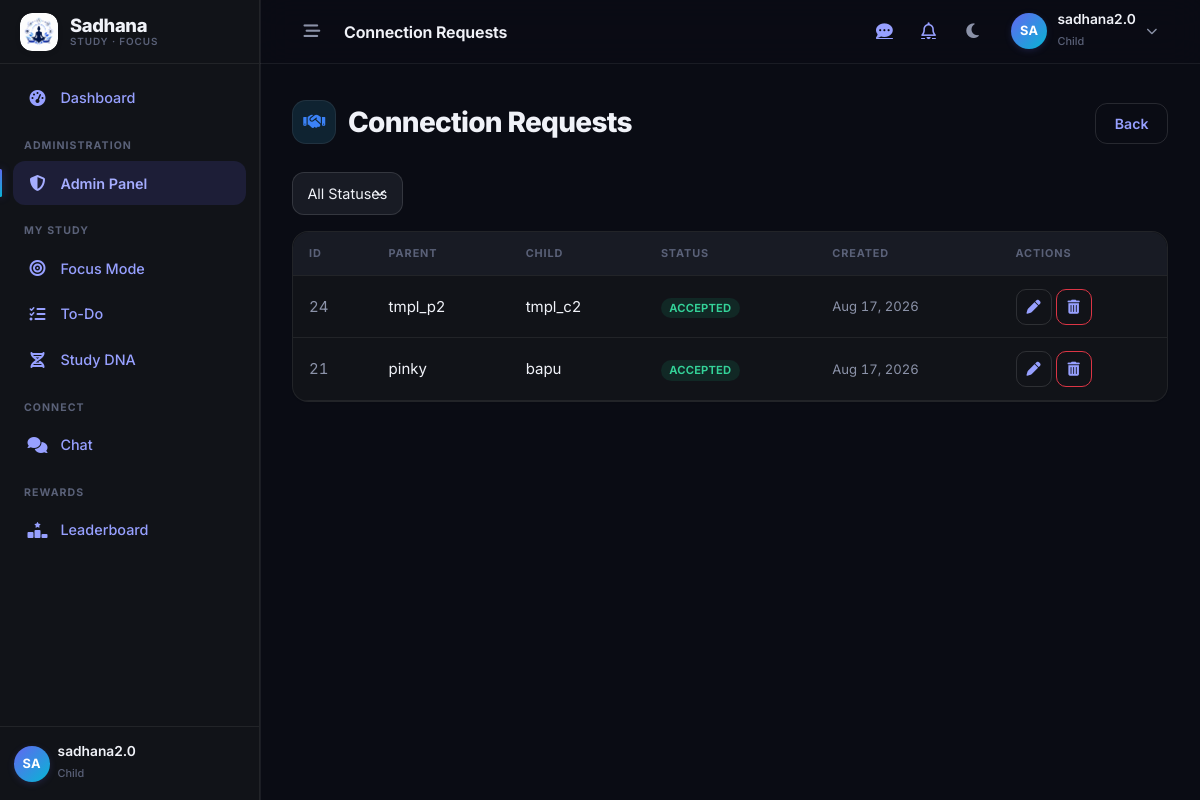
/admin-panel/connections/ (signed in), run on the app's committed database.
### users/models.py (models this page shows, shortened)
class User(AbstractUser):
    ROLE_CHOICES = (
        ('PARENT', 'Parent'),
        ('CHILD', 'Child'),
        ('ADMIN', 'Admin'),
    )
    role = models.CharField(max_length=10, choices=ROLE_CHOICES, default='CHILD')
    child_id = models.CharField(max_length=20, unique=True, blank=True, null=True)

### relationships/models.py (models this page shows, shortened)
class ConnectionRequest(models.Model):
    STATUS_CHOICES = (
        ('PENDING', 'Pending'),
        ('ACCEPTED', 'Accepted'),
        ('REJECTED', 'Rejected'),
    )
    parent = models.ForeignKey(settings.AUTH_USER_MODEL, on_delete=models.CASCADE, related_name='sent_requests')
    child = models.ForeignKey(settings.AUTH_USER_MODEL, on_delete=models.CASCADE, related_name='received_requests')
    status = models.CharField(max_length=10, choices=STATUS_CHOICES, default='PENDING')
    created_at = models.DateTimeField(auto_now_add=True)
    class Meta:
        unique_together = ('parent', 'child')

### admin_panel/views.py (the view)
# urls.py: path('connections/', views.list_connections, name='admin_list_connections'),
@user_passes_test(is_admin, login_url='login')
def list_connections(request):
    status_filter = request.GET.get('status', '')
    connections = ConnectionRequest.objects.select_related('parent', 'child').all().order_by('-created_at')
    if status_filter:
        connections = connections.filter(status=status_filter)
    paginator = Paginator(connections, 20)
    page = paginator.get_page(request.GET.get('page'))
    return render(request, 'admin_panel/connection_list.html', {'connections': page, 'status_filter': status_filter})

### admin_panel/views.py (called while the page is built)
def is_admin(user):
    return user.is_authenticated and (user.is_staff or user.role == 'ADMIN')

### templates/admin_panel/connection_list.html (shortened to what this page needs)
{% extends 'base.html' %}
{% block topbar_title %}Connection Requests{% endblock %}
{% block content %}
<div class="sd-page-header">
    <div>
        <h2 class="sd-page-title"><span class="sd-title-icon" style="background:rgba(56,189,248,.13);color:var(--sd-info);"><i class="fa-solid fa-handshake"></i></span> Connection Requests</h2>
    </div>
    <div class="sd-page-actions">
        <a href="{% url 'admin_dashboard' %}" class="btn btn-outline-secondary">Back</a>
    </div>
</div>
<form method="get" class="row g-2 mb-3">
    <div class="col-auto">
        <select name="status" class="form-select form-select-sm" onchange="this.form.submit()">
            <option value="">All Statuses</option>
        </select>
    </div>
</form>
<div class="sd-table-wrap">
    <div class="table-responsive">
        <table class="table table-hover align-middle mb-0">
            <thead>
                <tr>
                    <th>ID</th>
                    <th>Parent</th>
                    <th>Child</th>
                    <th>Status</th>
                    <th>Created</th>
                    <th>Actions</th>
                </tr>
            </thead>
            <tbody>
                {% for c in connections %}
                <tr>
                    <td class="text-muted tabular">{{ c.id }}</td>
                    <td>{{ c.parent.username }}</td>
                    <td>{{ c.child.username }}</td>
                    <td>
                        {% if c.status == 'ACCEPTED' %}
                            <span class="badge soft-success">{{ c.status }}</span>
                        {% elif c.status == 'PENDING' %}
                            <span class="badge soft-warning">{{ c.status }}</span>
                        {% else %}
                            <span class="badge soft-danger">{{ c.status }}</span>
                        {% endif %}
                    </td>
                    <td class="text-muted small tabular">{{ c.created_at|date:"M d, Y" }}</td>
                    <td>
                        <a href="{% url 'admin_edit_connection' c.id %}" class="btn btn-action btn-outline-secondary" title="Edit"><i class="fa-solid fa-pen"></i></a>
                        <a href="{% url 'admin_delete_connection' c.id %}" class="btn btn-action btn-outline-danger" title="Delete"><i class="fa-solid fa-trash-can"></i></a>
                    </td>
                </tr>
                {% empty %}
                <tr><td colspan="6" class="text-center text-muted py-4">No connection requests found.</td></tr>
                {% endfor %}
            </tbody>
        </table>
    </div>
</div>
{% endblock %}

### templates/base.html (shortened to what this page needs)
{% load static %}
<!DOCTYPE html>
<html lang="en" data-bs-theme="dark">
<head>
    <link href="https://cdn.jsdelivr.net/npm/bootstrap@5.3.2/dist/css/bootstrap.min.css" rel="stylesheet">
    <link rel="stylesheet" href="https://cdnjs.cloudflare.com/ajax/libs/font-awesome/6.4.2/css/all.min.css" />
    <link rel="stylesheet" href="/static/css/style.css?v=20260908">
</head>
<body class="{% if user.is_authenticated %}has-sidebar{% endif %} {% block body_class %}{% endblock %}">
    {% if user.is_authenticated %}
    <div class="sd-app">
        <aside class="sd-sidebar" id="sdSidebar" aria-label="Main navigation">
            <a class="sd-sidebar-brand" href="{% url 'home' %}" title="Sadhana">
                <span class="sd-brand-mark"><img src="{% static 'images/logo.jpeg' %}" alt="Sadhana logo"></span>
                <span class="sd-brand-name">Sadhana<small>Study &middot; Focus</small></span>
            </a>
            <nav class="sd-nav">
                <a class="sd-nav-link {% if request.resolver_match.url_name == 'dashboard_router' or request.resolver_match.url_name == 'parent_dashboard' or request.resolver_match.url_name == 'child_dashboard' %}active{% endif %}"
                   href="{% url 'dashboard_router' %}">
                    <i class="fa-solid fa-gauge-high"></i><span>Dashboard</span>
                </a>
                {% if user.is_staff or user.role == 'ADMIN' %}
                <div class="sd-nav-heading">Administration</div>
                <a class="sd-nav-link {% if request.resolver_match.url_name and 'admin' in request.resolver_match.url_name %}active{% endif %}"
                   href="{% url 'admin_dashboard' %}">
                    <i class="fa-solid fa-shield-halved"></i><span>Admin Panel</span>
                </a>
                {% endif %}
                {% if user.role == 'CHILD' %}
                <div class="sd-nav-heading">My Study</div>
                <a class="sd-nav-link {% if request.resolver_match.url_name and 'focus' in request.resolver_match.url_name %}active{% endif %}"
                   href="{% url 'focus_session' %}">
                    <i class="fa-solid fa-bullseye"></i><span>Focus Mode</span>
                </a>
                <a class="sd-nav-link {% if request.resolver_match.url_name == 'todo_dashboard' %}active{% endif %}"
                   href="{% url 'todo_dashboard' %}">
                    <i class="fa-solid fa-list-check"></i><span>To-Do</span>
                </a>
                <a class="sd-nav-link {% if request.resolver_match.url_name == 'studydna_dashboard' %}active{% endif %}"
                   href="{% url 'studydna_dashboard' %}">
                    <i class="fa-solid fa-dna"></i><span>Study DNA</span>
                </a>
                {% endif %}
                {% if user.role == 'PARENT' or user.role == 'CHILD' %}
                <div class="sd-nav-heading">Connect</div>
                <a class="sd-nav-link {% if request.resolver_match.url_name == 'chat_page' %}active{% endif %}"
                   href="{% url 'chat:chat_page' %}">
                    <i class="fa-solid fa-comments"></i><span>Chat</span>
                </a>
                {% endif %}
                {% if user.is_staff or user.role == 'ADMIN' or user.role == 'PARENT' or user.role == 'CHILD' %}
                <div class="sd-nav-heading">Rewards</div>
                <a class="sd-nav-link {% if request.resolver_match.url_name == 'reward_leaderboard' %}active{% endif %}"
                   href="{% url 'reward_leaderboard' %}">
                    <i class="fa-solid fa-ranking-star"></i><span>Leaderboard</span>
                </a>
                {% endif %}
            </nav>
            <div class="sd-nav-footer">
                <div class="d-flex align-items-center gap-2 sd-sidebar-footer-user">
                    <span class="sd-avatar">{{ user.username|slice:":2"|upper }}</span>
                    <span class="overflow-hidden">
                        <span class="sd-user-name d-block">{{ user.username }}</span>
                        <span class="sd-user-role">{{ user.role|lower }}</span>
                    </span>
                </div>
            </div>
        </aside>
        <div class="sd-main">
            <header class="sd-topbar">
                <button class="sd-icon-btn sd-desktop-only" id="sdCollapseToggle" type="button" aria-label="Collapse sidebar">
                    <i class="fa-solid fa-bars-staggered"></i>
                </button>
                <h1 class="sd-topbar-title">{% block topbar_title %}{% endblock %}</h1>
                <div class="ms-auto d-flex align-items-center gap-1">
                    {% if user.role == 'PARENT' or user.role == 'CHILD' %}
                    <a class="sd-icon-btn" href="{% url 'chat:chat_page' %}" aria-label="Chat messages">
                        <i class="fa-solid fa-comment-dots"></i>
                    </a>
                    {% endif %}
                    <a class="sd-icon-btn" href="{% url 'notification_list' %}" aria-label="Notifications">
                        <i class="fa-regular fa-bell"></i>
                    </a>
                    <button id="theme-toggle" class="sd-icon-btn" type="button" aria-label="Toggle color theme">
                        <i class="fa-solid fa-moon"></i>
                    </button>
                    <div class="dropdown ms-1">
                        <button class="sd-user-menu" type="button" data-bs-toggle="dropdown"
                                aria-expanded="false" aria-label="Account menu">
                            <span class="sd-avatar">{{ user.username|slice:":2"|upper }}</span>
                            <span class="d-none d-md-block">
                                <span class="sd-user-name d-block">{{ user.username }}</span>
                                <span class="sd-user-role">{{ user.role|lower }}</span>
                            </span>
                        </button>
                    </div>
                </div>
            </header>
            <main class="sd-content" id="sd-main-content">
    {% endif %}
        {% block content %}{% endblock %}
    </main>
    {% if user.is_authenticated %}
        </div>
    </div>
    {% endif %}
</body>
</html>

### data on the page
User: username "SA", username "sadhana2.0", role "Child"
ConnectionRequest: id "24", parent.username "tmpl_p2", child.username "tmpl_c2", status "ACCEPTED", created_at "Aug 17, 2026"
ConnectionRequest: id "21", parent.username "pinky", child.username "bapu", status "ACCEPTED", created_at "Aug 17, 2026"
